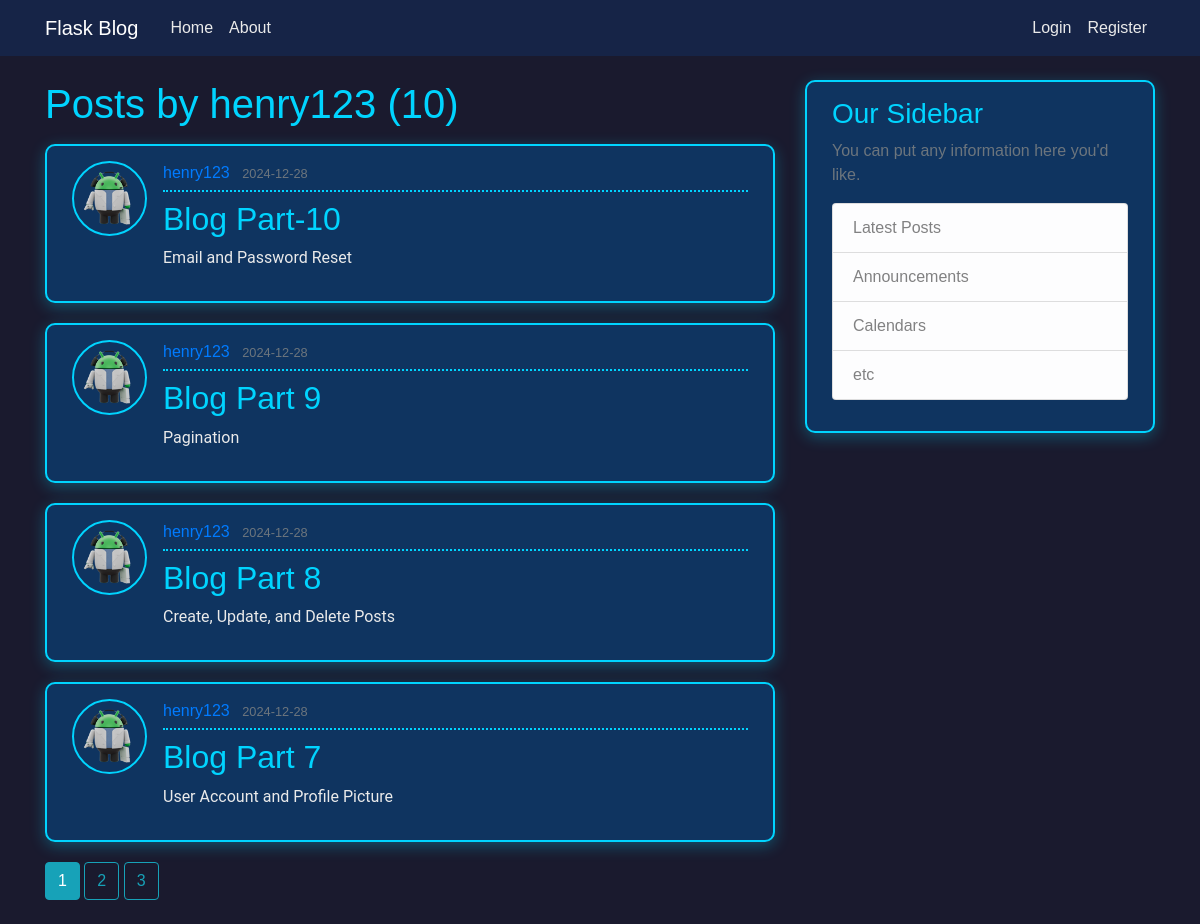
The page /user/henry123 on the database its author committed.
### flaskblog/models.py (models this page shows, shortened)
class User(db.Model, UserMixin):
    id = db.Column(db.Integer, primary_key=True)
    username = db.Column(db.String(20), unique=True, nullable=False)
    email = db.Column(db.String(120), unique=True, nullable=False)
    image_file = db.Column(db.String(20), nullable=False, default='default.jpg')
    password = db.Column(db.String(60), nullable=False)
    posts = db.relationship('Post', backref='author', lazy=True)

class Post(db.Model):
    id = db.Column(db.Integer, primary_key=True)
    title = db.Column(db.String(100), nullable=False)
    date_posted = db.Column(db.DateTime, nullable=False, default=datetime.utcnow)
    content = db.Column(db.Text, nullable=False)
    user_id = db.Column(db.Integer, db.ForeignKey('user.id'), nullable=False)

### flaskblog/routes.py (the view)
@app.route("/user/<string:username>") # 定義路由，當訪問 /user/<username> 時，執行此函數
def user_posts(username): # 接收動態 URL 中的用戶名參數
    page = request.args.get('page', 1, type=int) # 從查詢參數中獲取當前頁數，默認為 1，轉換為整數
    user = User.query.filter_by(username=username).first_or_404() # 按發佈日期降序排列,查找該用戶發表的所有文章,按發佈日期降序排列
    posts = Post.query.filter_by(author=user)\
        .order_by(Post.date_posted.desc())\
        .paginate(page=page, per_page=4) # 對結果進行分頁，每頁顯示 4 篇文章
    return render_template('user_posts.html', posts=posts, user=user) # 返回經過處理的 user_posts.html，傳遞文章和用戶信息

### flaskblog/templates/user_posts.html
{% extends "layout.html" %}
{% block content %}
    <h1 class="mb-3">Posts by {{ user.username }} ({{ posts.total }})</h1>
    {% for post in posts.items %}
        <article class="media content-section">
          <img class="rounded-circle article-img" src="{{ url_for('static', filename='profile_pics/' + post.author.image_file) }}">
          <div class="media-body">
            <div class="article-metadata">
              <a class="mr-2" href="{{ url_for('user_posts', username=post.author.username) }}">{{ post.author.username }}</a>
              <small class="text-muted">{{ post.date_posted.strftime('%Y-%m-%d') }}</small>
            </div>
            <h2><a class="article-title" href="{{ url_for('post', post_id=post.id) }}">{{ post.title }}</a></h2>
            <p class="article-content">{{ post.content }}</p>
          </div>
        </article>
    {% endfor %}
    {% for page_num in posts.iter_pages(left_edge=1, right_edge=1, left_current=1, right_current=2) %}
      {% if page_num %}
        {% if posts.page == page_num %}
          <a class="btn btn-info mb-4" href="{{ url_for('user_posts', username=user.username, page=page_num) }}">{{ page_num }}</a>
        {% else %}
          <a class="btn btn-outline-info mb-4" href="{{ url_for('user_posts', username=user.username, page=page_num) }}">{{ page_num }}</a>
        {% endif %}
      {% else %}
        ...
      {% endif %}
    {% endfor %}
{% endblock content %}

### flaskblog/static/main.css (style rules this page uses)
body { background: #1a1a2e; color: #eaeaea; font-family: 'Orbitron', sans-serif; margin-top: 5rem; }
h1, h2, h3, h4, h5, h6 { color: #00d4ff; }
.content-section { background: #0f3460; padding: 15px 25px; border: 2px solid #00d4ff; border-radius: 10px; margin-bottom: 20px; box-shadow: 0 4px 15px rgba(0, 212, 255, 0.3); }
.article-title { color: #00d4ff; }
.article-content { white-space: pre-line; font-family: 'Roboto', sans-serif; color: #eaeaea; }
.article-img { height: 75px; width: 75px; margin-right: 16px; border: 2px solid #00d4ff; border-radius: 10%; }
.article-metadata { padding-bottom: 5px; margin-bottom: 8px; border-bottom: 2px dotted #00d4ff; }

### rows shown on the page
User: username "henry123"
Post: image_file (picture), author.username "henry123", date_posted "2024-12-28", title "Blog Part-10", content "Email and Password Reset"
Post: image_file (picture), author.username "henry123", date_posted "2024-12-28", title "Blog Part 9", content "Pagination"
Post: image_file (picture), author.username "henry123", date_posted "2024-12-28", title "Blog Part 8", content "Create, Update, and Delete Posts"
Post: image_file (picture), author.username "henry123", date_posted "2024-12-28", title "Blog Part 7", content "User Account and Profile Picture"

### other values the page prints
{{ posts.total }} "10"
{{ page_num }} "1"
{{ page_num }} "2" "3"
